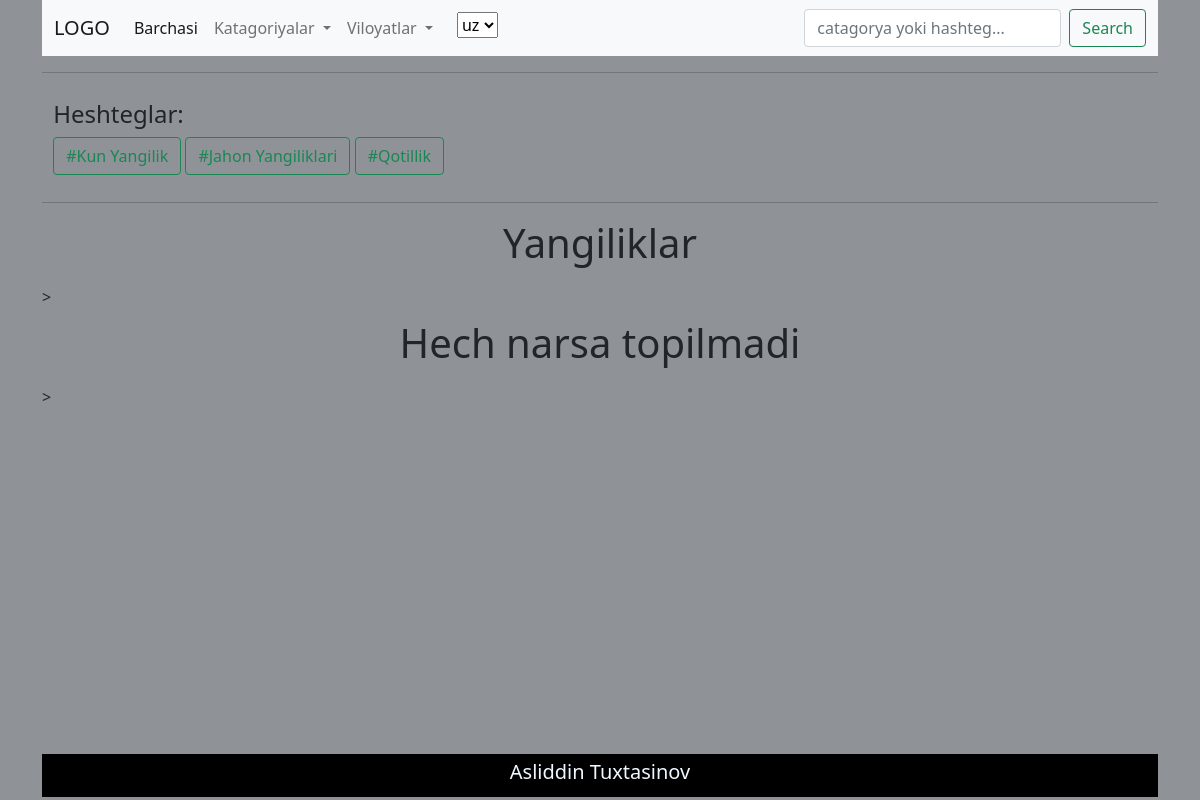
/uz/hashtag/jahon-yangiliklari, run on the app's committed database.
### app/models.py (models this page shows, shortened)
class Hashtags(models.Model):
    name = models.CharField(max_length=255, blank=True, null=True)
    slug = models.SlugField(max_length=255, blank=True, null=True)
    class Meta:
        verbose_name_plural = 'Hashtags'
    def get_absolute_url(self):
        return reverse("hashtag", kwargs={"slug": self.slug}) # f'hashtag/{self.slug}'

### app/views.py (the view)
# urls.py: path( 'hashtag/<slug:slug>', HashtegsPageView.as_view(), name = "hashtag" ),
class HashtegsPageView(ListView):
    template_name = 'home.html'
    model = Blog
    context_object_name = 'post'
    def get_queryset(self):
        queryset = self.model.objects.filter(hashtag__slug=self.kwargs.get('slug'))
        return queryset
    def get_context_data(self, **kwargs):
        context = super().get_context_data()
        context['category'] = Category.objects.all()
        context['regions']  = Regions.objects.all()
        context['hashtegs'] = Hashtags.objects.all()
        return context

### app/models.py (called while the page is built)
    def get_absolute_url(self):
        return reverse("regions", kwargs={"slug": self.slug})  # f'regions/{self.slug}'

    def get_absolute_url(self):
        return reverse("categories", kwargs={"slug": self.slug}) # f'categories/{self.slug}'

### templates/home.html (shortened to what this page needs)
{% extends "nav-foot.html" %}
{% load i18n %}
{% load static %}
{% block content %}
<div class="container">
    <div class="row">
        <h1>{% trans 'Yangiliklar' %}</h1>
    </div>
</div>>
<div class="container">
    <div class="row">
        {% include 'detal.html' %}
    </div>
</div>>
{% endblock content %}

### templates/nav-foot.html (shortened to what this page needs)
{% load i18n %}
{% load static %}
<!DOCTYPE html>
<html lang="en">
<head>
    <link href="https://cdn.jsdelivr.net/npm/bootstrap@5.0.1/dist/css/bootstrap.min.css" rel="stylesheet">
    <link rel="stylesheet" href="{% static 'style/style.css' %}">
</head>
<body>
    <header>
        <div class="container">
            <nav class="navbar navbar-expand-lg navbar-light bg-light" id="nav">
                <div class="container-fluid">
                  <a class="navbar-brand" href="/">LOGO</a>
                    <div class="collapse navbar-collapse" id="navbarSupportedContent">
                        <ul class="navbar-nav me-auto mb-2 mb-lg-0">
                            <li class="nav-item">
                                <a class="nav-link active" aria-current="page" href="/">{% trans 'Barchasi' %}</a>
                            </li>
                            <li class="nav-item dropdown">
                                <a class="nav-link dropdown-toggle" href="#" id="navbarDropdown" role="button" data-bs-toggle="dropdown" aria-expanded="false">{% trans 'Katagoriyalar' %}
                                </a>
                            </li>
                            <li class="nav-item dropdown">
                                <a class="nav-link dropdown-toggle" href="#" id="navbarDropdown" role="button" data-bs-toggle="dropdown" aria-expanded="false">{% trans 'Viloyatlar' %}
                                </a>
                            </li>
                            <li class="dropdown-item">
                                <form action="{% url 'set_language' %}" method="post">{% csrf_token %}
                                    <select name="language" onchange="this.form.submit()">
                                        {% get_current_language as LANGUAGE_CODE %}
                                        {% get_available_languages as LANGUAGES %}
                                        {% get_language_info_list for LANGUAGES as languages %}
                                        {% for language in languages %}
                                            <option value="{{ language.code }}"{% if language.code == LANGUAGE_CODE %}
                                                    selected{% endif %}>
                                                {{ language.code }}
                                            </option>
                                        {% endfor %}
                                    </select>
                                </form>
                            </li>
                        </ul>
                        <form class="d-flex" method="GET" action="{% url 'search_post' %}">
                            <input class="form-control me-2" type="search" placeholder="{% trans 'catagorya yoki hashteg...' %}" aria-label="Search" name="q">
                            <button class="btn btn-outline-success" type="submit">Search</button>
                        </form>
                    </div>
                </div>
            </nav><hr>
            <div class="tegs" style="padding: 1%;">
                <h4>{% trans 'Heshteglar' %}:</h4>
                    <div class="texna">
                        {% for tag in hashtegs %}
                            <a href="{{tag.get_absolute_url}}"><button class="btn btn-outline-success">#{{tag.name|title}}</button></a>
                        {% endfor %}
                    </div>
            </div><hr>
        </div>
    </header>
    <main style="min-height: 535px;">
        <div class="container">
            {% block content %}{% endblock content %}
        </div>
    </main>
    <footer>
        <div class="container">
            <div class="foot" style="padding: 0.5%;">
                <h5>Asliddin Tuxtasinov</h5>
            </div>
        </div>
    </footer>
</body>
</html>

### static/style/style.css (style rules this page uses)
* { margin: 0; padding: 0; }
body { background-color: rgba(63, 70, 77, 0.582); }
main .container { margin: 10px auto; }
main .container .row { text-align: center; display: flex; justify-content: center; }
footer .container .foot { text-align: center; font: bold; color: aliceblue; background-color: black; }

### data on the page
Hashtags: name "Kun Yangilik"
Hashtags: name "Jahon Yangiliklari"
Hashtags: name "Qotillik"

### other printed values
form field language "uz"
